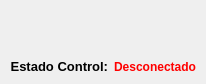
                 <widget class="QFrame" name="frame_archivos">
                  <property name="maximumSize">
                   <size>
                    <width>0</width>
                    <height>0</height>
                   </size>
                  </property>
                  <property name="styleSheet">
                   <string notr="true">border:none;</string>
                  </property>
                  <property name="frameShape">
                   <enum>QFrame::StyledPanel</enum>
                  </property>
                  <property name="frameShadow">
                   <enum>QFrame::Raised</enum>
                  </property>
                  <layout class="QVBoxLayout" name="verticalLayout_20">
                   <property name="spacing">
                    <number>15</number>
                   </property>
                   <property name="leftMargin">
                    <number>10</number>
                   </property>
                   <property name="topMargin">
                    <number>30</number>
                   </property>
                   <property name="rightMargin">
                    <number>10</number>
                   </property>
                   <property name="bottomMargin">
                    <number>10</number>
                   </property>
                   <item>
                    <widget class="QLabel" name="label_12">
                     <property name="maximumSize">
                      <size>
                       <width>600</width>
                       <height>10000</height>
                      </size>
                     </property>
                     <property name="styleSheet">
                      <string notr="true">border:none;
</string>
                     </property>
                     <property name="text">
                      <string/>
                     </property>
                     <property name="pixmap">
                      <pixmap>ControlTesis.png</pixmap>
                     </property>
                     <property name="scaledContents">
                      <bool>true</bool>
                     </property>
                     <property name="alignment">
                      <set>Qt::AlignCenter</set>
                     </property>
                    </widget>
                   </item>
                   <item alignment="Qt::AlignHCenter">
                    <widget class="QFrame" name="frame_29">
                     <property name="maximumSize">
                      <size>
                       <width>16777215</width>
                       <height>60</height>
                      </size>
                     </property>
                     <property name="styleSheet">
                      <string notr="true">border:none;</string>
                     </property>
                     <property name="frameShape">
                      <enum>QFrame::StyledPanel</enum>
                     </property>
                     <property name="frameShadow">
                      <enum>QFrame::Raised</enum>
                     </property>
                     <layout class="QHBoxLayout" name="horizontalLayout_21">
                      <property name="leftMargin">
                       <number>0</number>
                      </property>
                      <property name="topMargin">
                       <number>0</number>
                      </property>
                      <property name="rightMargin">
                       <number>0</number>
                      </property>
                      <property name="bottomMargin">
                       <number>0</number>
                      </property>
                      <item>
                       <widget class="QLabel" name="label_17">
                        <property name="maximumSize">
                         <size>
                          <width>16777215</width>
                          <height>50</height>
                         </size>
                        </property>
                        <property name="font">
                         <font>
                          <pointsize>10</pointsize>
                          <weight>75</weight>
                          <bold>true</bold>
                         </font>
                        </property>
                        <property name="styleSheet">
                         <string notr="true">border:none;</string>
                        </property>
                        <property name="text">
                         <string>Estado Control:</string>
                        </property>
                        <property name="alignment">
                         <set>Qt::AlignRight|Qt::AlignTrailing|Qt::AlignVCenter</set>
                        </property>
                       </widget>
                      </item>
                      <item>
                       <widget class="QLabel" name="label_18">
                        <property name="maximumSize">
                         <size>
                          <width>16777215</width>
                          <height>50</height>
                         </size>
                        </property>
                        <property name="font">
                         <font>
                          <pointsize>9</pointsize>
                          <weight>75</weight>
                          <bold>true</bold>
                         </font>
                        </property>
                        <property name="styleSheet">
                         <string notr="true">border:none;
color: rgb(255, 0, 0);</string>
                        </property>
                        <property name="text">
                         <string>Desconectado</string>
                        </property>
                       </widget>
                      </item>
                     </layout>
                    </widget>
                   </item>
                  </layout>
                 </widget>
